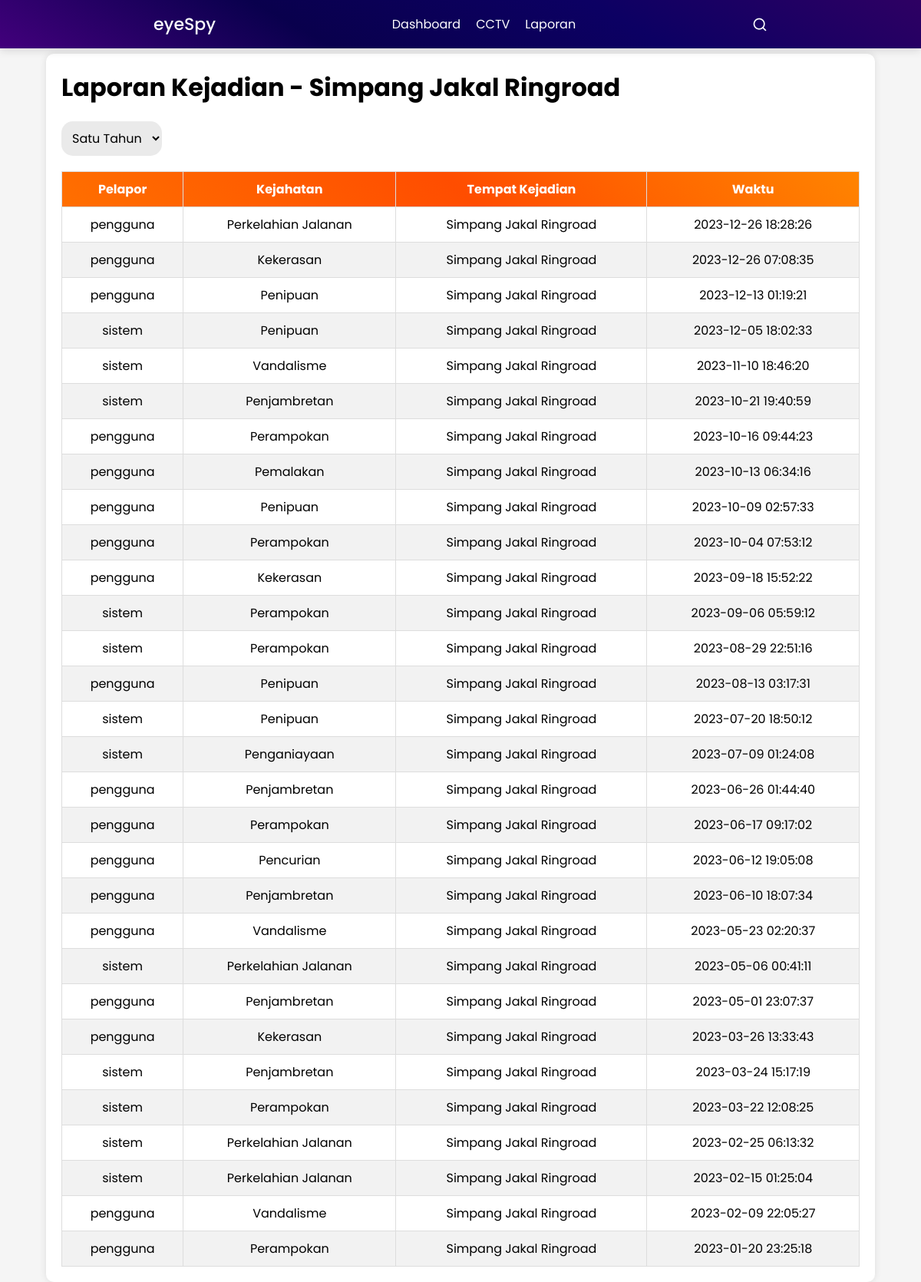
The page /isiLaporan.php?id=6 on the database its author committed.
### tables this page shows
CREATE TABLE `tempat` (
  `id_tempat` int(11) NOT NULL,
  `nama_tempat` varchar(255) NOT NULL,
  `kabupaten` enum('Bantul','Sleman','Gunung Kidul','Kulon Progo','Yogyakarta') NOT NULL,
  `gambar` varchar(1000) NOT NULL
);

CREATE TABLE `laporan_kejahatan` (
  `id` int(11) NOT NULL,
  `jenis_kejahatan` int(255) NOT NULL,
  `tempat_kejadian` int(11) NOT NULL,
  `waktu` datetime NOT NULL,
  `keterangan` text DEFAULT NULL,
  `pelapor` enum('pengguna','sistem') DEFAULT NULL
);

CREATE TABLE `jenis_kejahatan` (
  `id_jenis` int(11) NOT NULL,
  `nama_jenis` varchar(255) NOT NULL
);

### php/fungsiIsiLaporan.php (called while the page is built)
<?php
include "koneksi.php";
$id_tempat = isset($_GET['id']) ? $_GET['id'] : 0;
$bulan = isset($_GET['bulan']) ? $_GET['bulan'] : '00';
$sql_tempat = "SELECT nama_tempat FROM tempat WHERE id_tempat = $id_tempat";
$result_tempat = $conn->query($sql_tempat);
if ($result_tempat->num_rows > 0) {
    $row_tempat = $result_tempat->fetch_assoc();
    $nama_tempat = $row_tempat['nama_tempat'];
} else {
    echo "Tempat tidak ditemukan.";
    exit;
}
$sql_laporan = "
SELECT lk.id, lk.pelapor, jk.nama_jenis as jenis_kejahatan, t.nama_tempat, lk.waktu
FROM laporan_kejahatan lk
JOIN jenis_kejahatan jk ON lk.jenis_kejahatan = jk.id_jenis
JOIN tempat t ON lk.tempat_kejadian = t.id_tempat
WHERE lk.tempat_kejadian = $id_tempat
" . ($bulan !== '00' ? "AND MONTH(lk.waktu) = $bulan" : "") . "
ORDER BY lk.waktu DESC
";
$result_laporan = $conn->query($sql_laporan);
?>

### isiLaporan.php (the view, shortened to what this page needs)
<!DOCTYPE html>
<html lang="en">
<head>
    <link rel="stylesheet" href="css/laporan.css">
    <link rel="stylesheet" href="css/navbar.css">
    <link rel="stylesheet" href="https://unicons.iconscout.com/release/v4.0.0/css/line.css">
</head>
<body>
    <?php include 'php/navbar.php';
    include 'php/fungsiIsiLaporan.php'; ?>
    <div class="content">
        <h1>Laporan Kejadian - <?php echo htmlspecialchars($nama_tempat); ?></h1>
        <form method="GET" action="">
        <select class="bulan" name="bulan" onchange="this.form.submit()">
            <option value="00" <?php if ($bulan == '00') echo 'selected'; ?>>Satu Tahun</option>
        </select>
    </form>
        <table class="data">
            <thead>
                <tr>
                    <th>Pelapor</th>
                    <th>Kejahatan</th>
                    <th>Tempat Kejadian</th>
                    <th>Waktu</th>
                </tr>
            </thead>
            <tbody>
                <?php
                if ($result_laporan->num_rows > 0) {
                    while ($row_laporan = $result_laporan->fetch_assoc()) {
                        echo "<tr onclick=\"window.location.href='detailLaporan.php?id=" . $row_laporan['id'] . "'\">";
                        echo "<td>" . htmlspecialchars($row_laporan['pelapor']) . "</td>";
                        echo "<td>" . htmlspecialchars($row_laporan['jenis_kejahatan']) . "</td>";
                        echo "<td>" . htmlspecialchars($row_laporan['nama_tempat']) . "</td>";
                        echo "<td>" . htmlspecialchars($row_laporan['waktu']) . "</td>";
                        echo "</tr>";
                    }
                } else {
                    echo "<tr><td colspan='4'>Tidak ada laporan untuk tempat ini.</td></tr>";
                }
                ?>
            </tbody>
        </table>
    </div>
</body>
</html>

### css/laporan.css (style rules this page uses)
body { background-color: #f5f5f5; display: grid; place-items: center; }
.content { width: 90%; background-color: #ffffff; padding: 20px; box-shadow: 0 0 10px rgba(0, 0, 0, 0.1); border-radius: 10px; margin-top: 70px; }
.content h1 { text-align: left; margin-bottom: 20px; }
.bulan { background-color: rgb(234, 234, 234); border-width: 0; border-radius: 15px; }
.content select { display: block; margin: 0 0 20px 0; padding: 10px; font-size: 16px; }
.content table { width: 100%; border-collapse: collapse; margin-top: 20px; background-color: #ffffff; }
.content table, .content th, .content td { border: 1px solid #ddd; }
.content th, .content td { padding: 10px; text-align: center; }
.content thead { background: linear-gradient(45deg, #ff6f00, #ff4d00, #ff8400); color: white; }
tbody tr { cursor: pointer; transition: background-color 0.3s; }
tbody tr:nth-child(even) { background-color: #f2f2f2; }

### css/navbar.css (style rules this page uses)
* { margin: 0; padding: 0; box-sizing: border-box; font-family: "Poppins", sans-serif; }

### rows shown on the page
tempat: nama_tempat "Simpang Jakal Ringroad"
laporan_kejahatan: pelapor "pengguna", jenis_kejahatan.nama_jenis "Perkelahian Jalanan", tempat_kejadian.nama_tempat "Simpang Jakal Ringroad", waktu "2023-12-26 18:28:26"
laporan_kejahatan: pelapor "pengguna", jenis_kejahatan.nama_jenis "Kekerasan", tempat_kejadian.nama_tempat "Simpang Jakal Ringroad", waktu "2023-12-26 07:08:35"
laporan_kejahatan: pelapor "pengguna", jenis_kejahatan.nama_jenis "Penipuan", tempat_kejadian.nama_tempat "Simpang Jakal Ringroad", waktu "2023-12-13 01:19:21"
laporan_kejahatan: pelapor "sistem", jenis_kejahatan.nama_jenis "Penipuan", tempat_kejadian.nama_tempat "Simpang Jakal Ringroad", waktu "2023-12-05 18:02:33"
laporan_kejahatan: pelapor "sistem", jenis_kejahatan.nama_jenis "Vandalisme", tempat_kejadian.nama_tempat "Simpang Jakal Ringroad", waktu "2023-11-10 18:46:20"
laporan_kejahatan: pelapor "sistem", jenis_kejahatan.nama_jenis "Penjambretan", tempat_kejadian.nama_tempat "Simpang Jakal Ringroad", waktu "2023-10-21 19:40:59"
laporan_kejahatan: pelapor "pengguna", jenis_kejahatan.nama_jenis "Perampokan", tempat_kejadian.nama_tempat "Simpang Jakal Ringroad", waktu "2023-10-16 09:44:23"
laporan_kejahatan: pelapor "pengguna", jenis_kejahatan.nama_jenis "Pemalakan", tempat_kejadian.nama_tempat "Simpang Jakal Ringroad", waktu "2023-10-13 06:34:16"
laporan_kejahatan: pelapor "pengguna", jenis_kejahatan.nama_jenis "Penipuan", tempat_kejadian.nama_tempat "Simpang Jakal Ringroad", waktu "2023-10-09 02:57:33"
laporan_kejahatan: pelapor "pengguna", jenis_kejahatan.nama_jenis "Perampokan", tempat_kejadian.nama_tempat "Simpang Jakal Ringroad", waktu "2023-10-04 07:53:12"
laporan_kejahatan: pelapor "pengguna", jenis_kejahatan.nama_jenis "Kekerasan", tempat_kejadian.nama_tempat "Simpang Jakal Ringroad", waktu "2023-09-18 15:52:22"
laporan_kejahatan: pelapor "sistem", jenis_kejahatan.nama_jenis "Perampokan", tempat_kejadian.nama_tempat "Simpang Jakal Ringroad", waktu "2023-09-06 05:59:12"
laporan_kejahatan: pelapor "sistem", jenis_kejahatan.nama_jenis "Perampokan", tempat_kejadian.nama_tempat "Simpang Jakal Ringroad", waktu "2023-08-29 22:51:16"
laporan_kejahatan: pelapor "pengguna", jenis_kejahatan.nama_jenis "Penipuan", tempat_kejadian.nama_tempat "Simpang Jakal Ringroad", waktu "2023-08-13 03:17:31"
laporan_kejahatan: pelapor "sistem", jenis_kejahatan.nama_jenis "Penipuan", tempat_kejadian.nama_tempat "Simpang Jakal Ringroad", waktu "2023-07-20 18:50:12"
laporan_kejahatan: pelapor "sistem", jenis_kejahatan.nama_jenis "Penganiayaan", tempat_kejadian.nama_tempat "Simpang Jakal Ringroad", waktu "2023-07-09 01:24:08"
laporan_kejahatan: pelapor "pengguna", jenis_kejahatan.nama_jenis "Penjambretan", tempat_kejadian.nama_tempat "Simpang Jakal Ringroad", waktu "2023-06-26 01:44:40"
laporan_kejahatan: pelapor "pengguna", jenis_kejahatan.nama_jenis "Perampokan", tempat_kejadian.nama_tempat "Simpang Jakal Ringroad", waktu "2023-06-17 09:17:02"
laporan_kejahatan: pelapor "pengguna", jenis_kejahatan.nama_jenis "Pencurian", tempat_kejadian.nama_tempat "Simpang Jakal Ringroad", waktu "2023-06-12 19:05:08"
laporan_kejahatan: pelapor "pengguna", jenis_kejahatan.nama_jenis "Penjambretan", tempat_kejadian.nama_tempat "Simpang Jakal Ringroad", waktu "2023-06-10 18:07:34"
laporan_kejahatan: pelapor "pengguna", jenis_kejahatan.nama_jenis "Vandalisme", tempat_kejadian.nama_tempat "Simpang Jakal Ringroad", waktu "2023-05-23 02:20:37"
laporan_kejahatan: pelapor "sistem", jenis_kejahatan.nama_jenis "Perkelahian Jalanan", tempat_kejadian.nama_tempat "Simpang Jakal Ringroad", waktu "2023-05-06 00:41:11"
laporan_kejahatan: pelapor "pengguna", jenis_kejahatan.nama_jenis "Penjambretan", tempat_kejadian.nama_tempat "Simpang Jakal Ringroad", waktu "2023-05-01 23:07:37"
laporan_kejahatan: pelapor "pengguna", jenis_kejahatan.nama_jenis "Kekerasan", tempat_kejadian.nama_tempat "Simpang Jakal Ringroad", waktu "2023-03-26 13:33:43"
laporan_kejahatan: pelapor "sistem", jenis_kejahatan.nama_jenis "Penjambretan", tempat_kejadian.nama_tempat "Simpang Jakal Ringroad", waktu "2023-03-24 15:17:19"
laporan_kejahatan: pelapor "sistem", jenis_kejahatan.nama_jenis "Perampokan", tempat_kejadian.nama_tempat "Simpang Jakal Ringroad", waktu "2023-03-22 12:08:25"
laporan_kejahatan: pelapor "sistem", jenis_kejahatan.nama_jenis "Perkelahian Jalanan", tempat_kejadian.nama_tempat "Simpang Jakal Ringroad", waktu "2023-02-25 06:13:32"
laporan_kejahatan: pelapor "sistem", jenis_kejahatan.nama_jenis "Perkelahian Jalanan", tempat_kejadian.nama_tempat "Simpang Jakal Ringroad", waktu "2023-02-15 01:25:04"
laporan_kejahatan: pelapor "pengguna", jenis_kejahatan.nama_jenis "Vandalisme", tempat_kejadian.nama_tempat "Simpang Jakal Ringroad", waktu "2023-02-09 22:05:27"
laporan_kejahatan: pelapor "pengguna", jenis_kejahatan.nama_jenis "Perampokan", tempat_kejadian.nama_tempat "Simpang Jakal Ringroad", waktu "2023-01-20 23:25:18"
